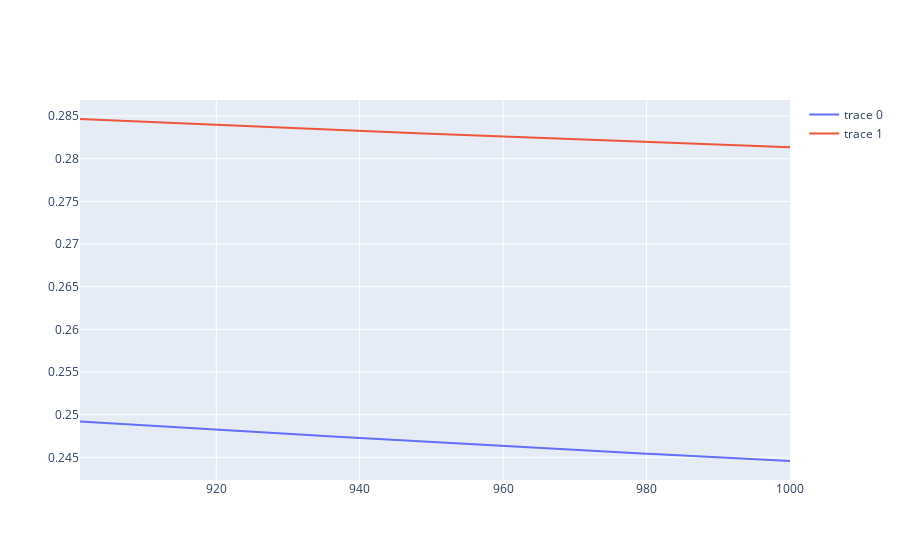

The code cell stored with this chart in its notebook:
### Code cell
losses = pd.DataFrame(sorting_hat.losses)
fig = go.Figure()
fig.add_trace(go.Line(x = losses['step'][-100:], y = losses['train_loss'][-100:]))
fig.add_trace(go.Line(x = losses['step'][-100:], y = losses['test_loss'][-100:]))
fig.show()
